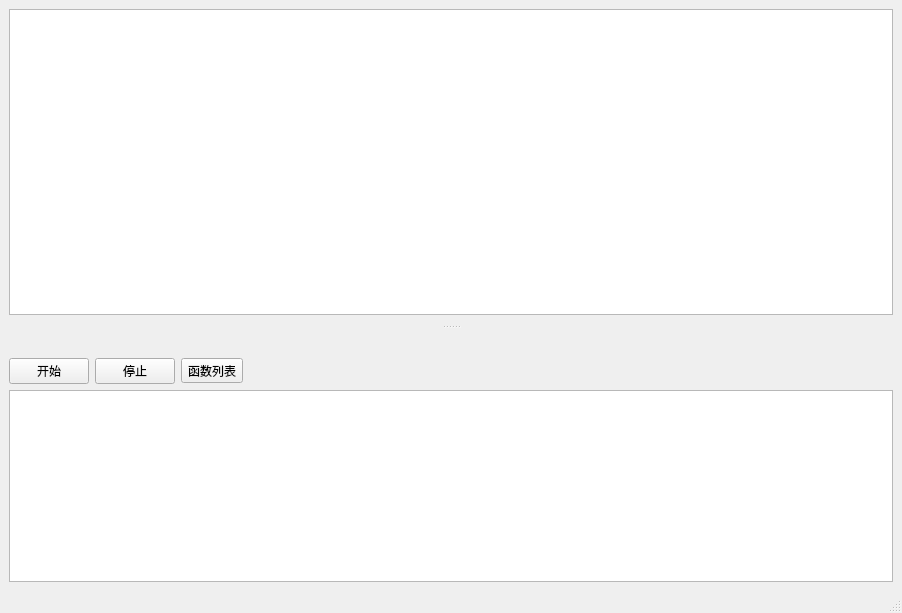
<?xml version="1.0" encoding="UTF-8"?>
<ui version="4.0">
 <class>MainWindow</class>
 <widget class="QMainWindow" name="MainWindow">
  <property name="geometry">
   <rect>
    <x>0</x>
    <y>0</y>
    <width>902</width>
    <height>613</height>
   </rect>
  </property>
  <property name="windowTitle">
   <string>MainWindow</string>
  </property>
  <property name="windowIcon">
   <iconset>
    <normaloff>../icon/python.png</normaloff>../icon/python.png</iconset>
  </property>
  <widget class="QWidget" name="centralwidget">
   <layout class="QVBoxLayout" name="verticalLayout_3">
    <item>
     <widget class="QTextEdit" name="code_string"/>
    </item>
   </layout>
  </widget>
  <widget class="QStatusBar" name="statusbar"/>
  <widget class="QDockWidget" name="dockWidget">
   <property name="minimumSize">
    <size>
     <width>902</width>
     <height>146</height>
    </size>
   </property>
   <property name="features">
    <set>QDockWidget::NoDockWidgetFeatures</set>
   </property>
   <property name="allowedAreas">
    <set>Qt::NoDockWidgetArea</set>
   </property>
   <attribute name="dockWidgetArea">
    <number>8</number>
   </attribute>
   <widget class="QWidget" name="dockWidgetContents">
    <layout class="QVBoxLayout" name="verticalLayout_2">
     <item>
      <layout class="QVBoxLayout" name="verticalLayout">
       <item>
        <layout class="QHBoxLayout" name="horizontalLayout_2">
         <item>
          <layout class="QHBoxLayout" name="horizontalLayout">
           <item>
            <widget class="QPushButton" name="run">
             <property name="text">
              <string>开始</string>
             </property>
            </widget>
           </item>
           <item>
            <widget class="QPushButton" name="cancel">
             <property name="text">
              <string>停止</string>
             </property>
            </widget>
           </item>
           <item>
            <widget class="QToolButton" name="toolButton">
             <property name="text">
              <string>函数列表</string>
             </property>
            </widget>
           </item>
          </layout>
         </item>
         <item>
          <spacer name="horizontalSpacer">
           <property name="orientation">
            <enum>Qt::Horizontal</enum>
           </property>
           <property name="sizeHint" stdset="0">
            <size>
             <width>668</width>
             <height>20</height>
            </size>
           </property>
          </spacer>
         </item>
        </layout>
       </item>
       <item>
        <widget class="QTextEdit" name="result_display">
         <property name="readOnly">
          <bool>true</bool>
         </property>
        </widget>
       </item>
      </layout>
     </item>
    </layout>
   </widget>
  </widget>
 </widget>
 <resources/>
 <connections/>
</ui>
